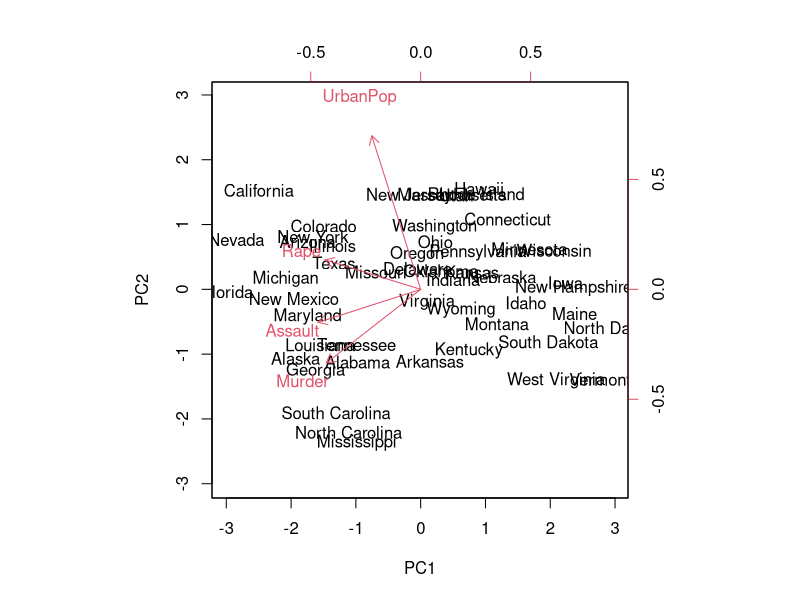
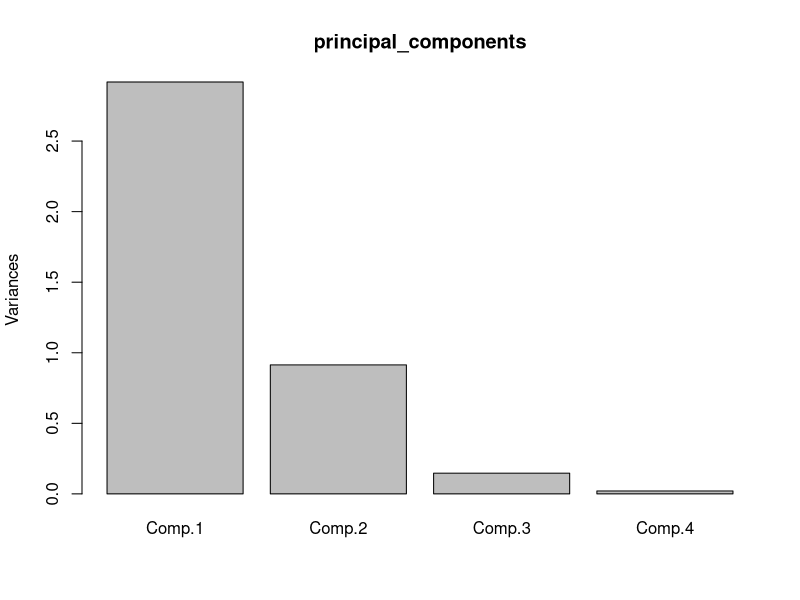
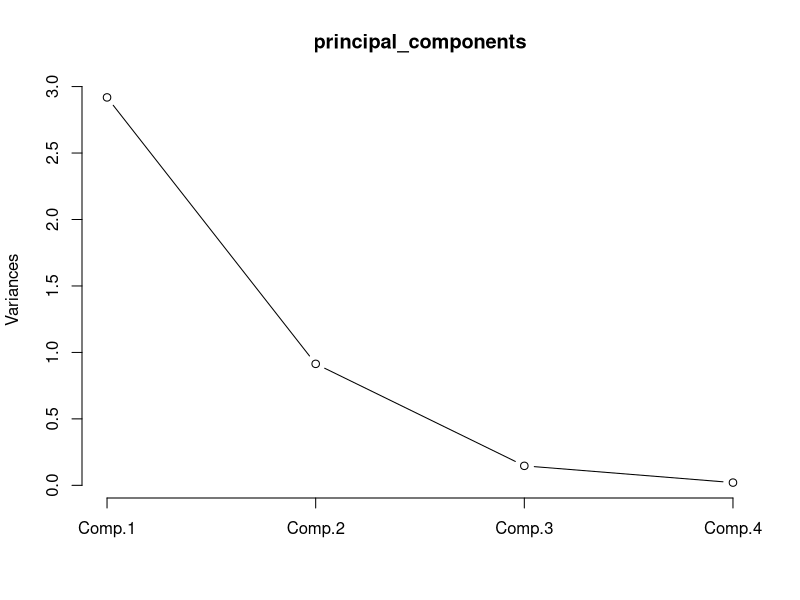
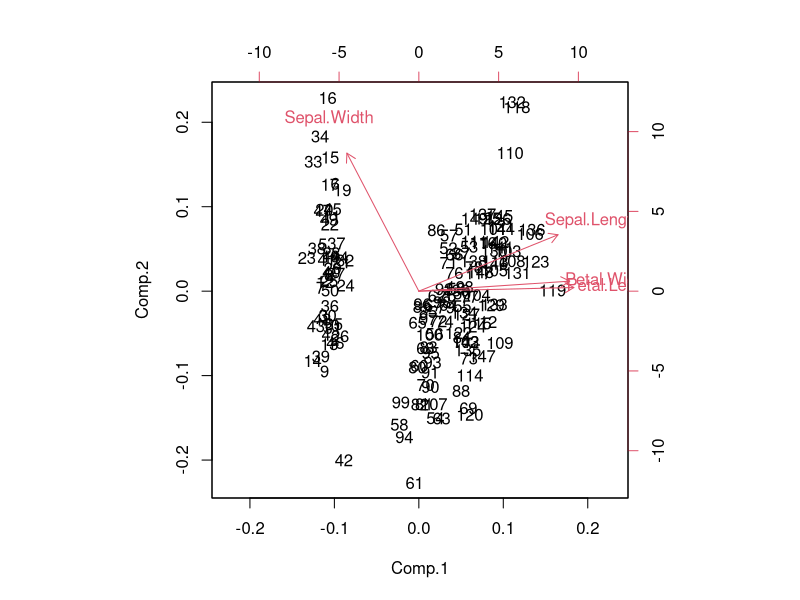
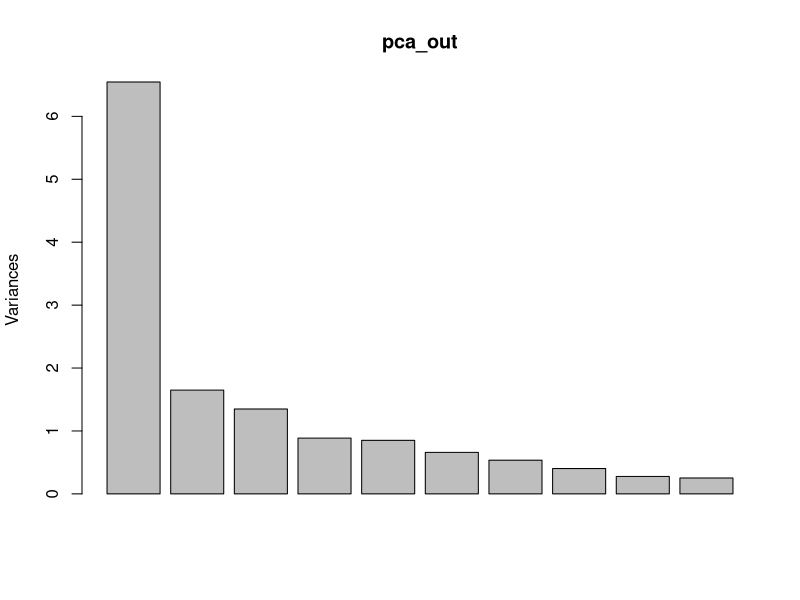
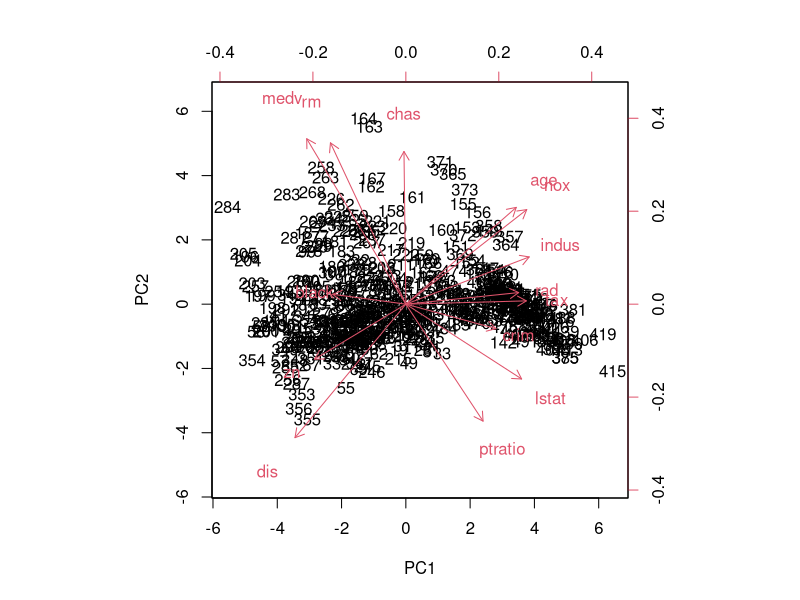

These charts were generated, in order, by the following R code:
# Mar. 23rd, 2020
# First class during remote construnction

# PCA for Dimension Reduction 
data("USArrests")
states=row.names(USArrests)
states
# The columns of the data set contain the four variables. 
names(USArrests )

# We first briefly examine the data. We notice that the variables have vastly different means.
# Note that the apply() function allows us to apply a function—in this case, the mean() function
# to each row or column of the data set.
# The second input here denotes whether we wish to compute the mean of the rows, 1, or the columns, 2.
# We see that there are on average three times as many rapes as murders, #and more than eight times as many assaults as rapes.
apply(USArrests , 2, mean) # 2 = column
# We can also examine the variances of the four variables using the apply() function.
apply(USArrests , 2, var)

# Not surprisingly, the variables also have vastly different variances: the UrbanPop variable measures the percentage of the population
# in each state living in an urban area, which is not a comparable number to the number of rapes in each state per 100,000 individuals.
# If we failed to scale the variables before performing PCA,
# then most of the principal components that we observed would be driven by the Assault variable,
# since it has by far the largest mean and variance. Thus, it is important to standardize the variables to have mean zero and
# standard deviation one before performing PCA.


# We now perform principal components analysis using the prcomp() function, which is one of several functions in R that perform PCA.
# By default, the prcomp() function centers the variables to have mean zero. By using the option scale=TRUE, # we scale the variables to have standard deviation one.
# The output from prcomp() contains a number of useful quantities.
pr.out=prcomp(USArrests, scale=TRUE)
names(pr.out)
# The center and scale components correspond to the means and standard deviations of the 
# variables that were used for scaling prior to implementing PCA.
pr.out$center
pr.out$scale
# The rotation matrix provides the principal component loadings; each column of pr.out$rotation contains 
# the corresponding principal component loading vector
# We see that there are four distinct principal components. 
pr.out$rotation


# Using the prcomp() function, we do not need to explicitly multiply the data by
# the principal component loading vectors in order to obtain the principal component score vectors.
# Rather the 50 × 4 matrix x has as its columns the principal component score vectors. 
# That is, the kth column is the kth principal component score vector.
dim(pr.out$x)
# We can plot the first two principal components as follows: 
biplot(pr.out, scale=0)
# The scale=0 argument to biplot() ensures that the arrows are scaled to represent the loadings;
# other values for scale give slightly different biplots with different interpretations.
# The prcomp() function also outputs the standard deviation of each principal component.
# For instance, on the USArrests data set, we can access these standard deviations as follows: 
pr.out$sdev


# The variance explained by each principal component is obtained by squaring these:
pr.var = pr.out$sdev^2 
pr.var
# To compute the propotion of variance explained by each principal component, we simply
# devide the variance explained by each principal component by the total variance explained
# by all four principal components.
pve = pr.var/sum(pr.var)
pve
# We cab see the first principal component explains 62.0% of the variance in the data.
# The next principal component explains 24.74% of the variance, and so forth...

# ---------------------------------------------------------------------------------------------------
# IRIS
# PCA with iris dataset
data("iris")
head(iris)
# creating another dataset from iris dataset that contains the columns from 1 to 4
irisdata1 <- iris[,1:4] 
irisdata1

head(irisdata1)
# Read the documentation for the princomp() function in RStudio.
help("princomp")
principal_components <- princomp(irisdata1, cor = TRUE, score = TRUE)
# cor = a logical value indicating whether the calculation should
#use the correlation matrix or the covariance matrix.
# (The correlation matrix can only be used if there are no constant variables.)
# score = a logical value indicating whether the score on
# each principal component should be calculated.
summary(principal_components)
# in the summary you can see that it has four Principal Components it is because the input data has # four different 

# using the plot() function, we can plot the principal components.
plot(principal_components)

# plotting the principal_components using the a line in plot() functions
plot(principal_components, type = "l")

# using the biplot() function we can plot the components
biplot(principal_components)

# ---------------------------------------------------------------------------------------------------
install.packages('MASS')
data(Boston, package="MASS")
# Read the documentation of Boston dataset in RStudio to understand the dataset help(Boston)
# Principal Component Analysis
# the prcomp() fucntion computes the principal components and we have turned on scalling # Read the documentation for prcompt() function in RStudio
help(prcomp)
pca_out <- prcomp(Boston,scale. = T)
# pca_out shows the loadings that used.
pca_out
plot(pca_out)
# plotting using the biplot()
# Read the documentation for biplot() function in RStudio help(biplot)
biplot(pca_out, scale = 0)
boston_pc <- pca_out$x
boston_pc
# boston_pc has the Princial Components having the same number of rows in the original dataset 44 head(boston_pc)
summary(boston_pc)
